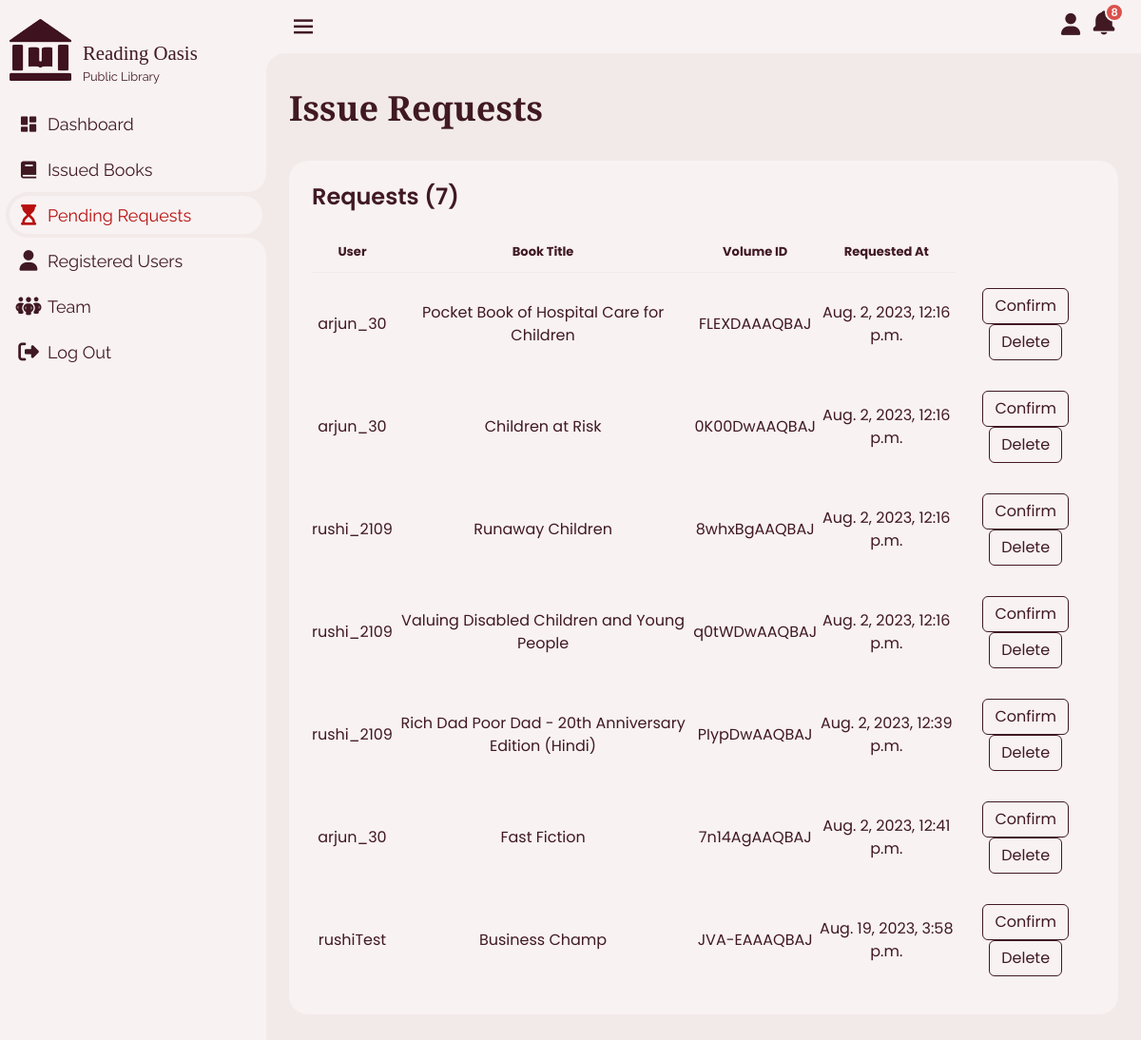
The page /admin_dashboard/issue_requests/ (signed in) on the database its author committed.
### rsLib/models.py (models this page shows, shortened)
class IssueRequest(models.Model):
    title = models.CharField(max_length=100)
    volume_id = models.CharField(max_length=100)
    user = models.ForeignKey(User, on_delete=models.CASCADE)
    requested_at = models.DateTimeField(default=timezone.now)

### rsLib/views.py (the view)
# urls.py: path('admin_dashboard/issue_requests/', issue_requests, name='admin_dashboard/issue_requests/'),
@login_required
def issue_requests(request):
    issue_requests = IssueRequest.objects.all()
    total_requests = IssueRequest.objects.count()
    context = {
        'issue_requests': issue_requests,
        'total_requests': total_requests
    }
    return render(request, 'rsLib/issue_requests.html', context)

### rsLib/templates/rsLib/issue_requests.html (shortened to what this page needs)
{% load static %}
<!DOCTYPE html>
<html lang="en">
  <head>
    <link
      rel="stylesheet"
      type="text/css"
      href="{% static 'rsLib/admin.css' %}"
    />
    <link
      href="https://cdn.jsdelivr.net/npm/bootstrap@5.3.0/dist/css/bootstrap.min.css"
      rel="stylesheet"
    />
    <link
      rel="stylesheet"
      href="https://cdnjs.cloudflare.com/ajax/libs/animate.css/4.1.1/animate.min.css"
    />
    <link
      href="https://unpkg.com/boxicons@2.1.4/css/boxicons.min.css"
      rel="stylesheet"
    />
    <link
      rel="stylesheet"
      href="https://maxst.icons8.com/vue-static/landings/line-awesome/font-awesome-line-awesome/css/all.min.css"
    />
    <link
      rel="stylesheet"
      href="https://cdn.jsdelivr.net/npm/bootstrap-icons@1.10.5/font/bootstrap-icons.css"
    />
  </head>
  <body>
    <section class="" id="sidebar">
      <a href="#" class="brand">
        <div id="Logo-Image" class="image-sec">
          <a class="navbar-brand" href="#">
            <img
              src="{% static 'images/img2.png' %}"
              alt="Logo"
              class="d-inline-block align-text-center logo-image"
            />
          </a>
          <div class="img-con">
            <p class="img-p container-fluid">Reading Oasis</p>
            <br />
            <p class="img-sub container-fluid">Public Library</p>
          </div>
        </div>
      </a>
      <ul class="side-menu top">
        <li>
          <a href="{% url 'dashboard' %}">
            <i class="bx bxs-dashboard"></i>
            <span class="text">Dashboard</span>
          </a>
        </li>
        <li>
          <a href="{% url 'admin_dashboard/issued_books/' %}">
            <i class="bx bxs-book"></i>
            <span class="text">Issued Books</span>
          </a>
        </li>
        <li class="active">
          <a href="{% url 'admin_dashboard/issue_requests/' %}">
            <i class="fa-solid fa-hourglass-start"></i>
            <span class="text">Pending Requests</span>
          </a>
        </li>
        <li>
          <a href="{% url 'admin_dashboard/registered_user/' %}">
            <i class="fa-solid fa-user"></i>
            <span class="text">Registered Users</span>
          </a>
        </li>
        <li>
          <a href="{% url 'admin_dashboard/admin_members/' %}">
            <i class="fa-solid fa-people-group"></i>
            <span class="text">Team</span>
          </a>
        </li>
        <li>
          <a href="{% url 'admin_dashboard/admin_logout/' %}">
            <i class="fa-solid fa-right-from-bracket"></i>
            <span class="text">Log Out</span>
          </a>
        </li>
      </ul>
    </section>
    <section class="" id="content">
      {% include "rsLib/admin_nav.html" %}
      <main>
        <div class="head-title">
          <div class="left">
            <h1>Issue Requests</h1>
          </div>
        </div>
        <div class="table-data">
          <div class="order">
            <div class="head">
              <h3>Requests ({{ total_requests }})</h3>
            </div>
            <table>
              <thead>
                <tr>
                  <th class="text-center">User</th>
                  <th class="text-center">Book Title</th>
                  <th class="text-center">Volume ID</th>
                  <th class="text-center">Requested At</th>
                </tr>
              </thead>
              <tbody class="text-center">
                {% for request in issue_requests %}
                <tr>
                  <td>{{request.user.username}}</td>
                  <td>{{request.title}}</td>
                  <td>{{request.volume_id}}</td>
                  <td>{{request.requested_at}}</td>
                  <td>
                    <button
                      class="btn"
                      onclick="confirmRequest('{{ request.id }}')"
                    >
                      Confirm
                    </button>
                    <button
                      class="btn btn-danger"
                      onclick="deleteRequest('{{ request.id }}')"
                    >
                      Delete
                    </button>
                  </td>
                </tr>
                {% endfor %}
              </tbody>
            </table>
          </div>
        </div>
      </main>
    </section>
  </body>
</html>

### rows shown on the page
IssueRequest: user.username "arjun_30", title "Pocket Book of Hospital Care for Children", volume_id "FLEXDAAAQBAJ", requested_at "Aug. 2, 2023, 12:16 p.m."
IssueRequest: user.username "arjun_30", title "Children at Risk", volume_id "0K00DwAAQBAJ", requested_at "Aug. 2, 2023, 12:16 p.m."
IssueRequest: user.username "rushi_2109", title "Runaway Children", volume_id "8whxBgAAQBAJ", requested_at "Aug. 2, 2023, 12:16 p.m."
IssueRequest: user.username "rushi_2109", title "Valuing Disabled Children and Young People", volume_id "q0tWDwAAQBAJ", requested_at "Aug. 2, 2023, 12:16 p.m."
IssueRequest: user.username "rushi_2109", title "Rich Dad Poor Dad - 20th Anniversary Edition (Hindi)", volume_id "PIypDwAAQBAJ", requested_at "Aug. 2, 2023, 12:39 p.m."
IssueRequest: user.username "arjun_30", title "Fast Fiction", volume_id "7n14AgAAQBAJ", requested_at "Aug. 2, 2023, 12:41 p.m."
IssueRequest: user.username "rushiTest", title "Business Champ", volume_id "JVA-EAAAQBAJ", requested_at "Aug. 19, 2023, 3:58 p.m."

### other values the page prints
{{ total_requests }} "7"
